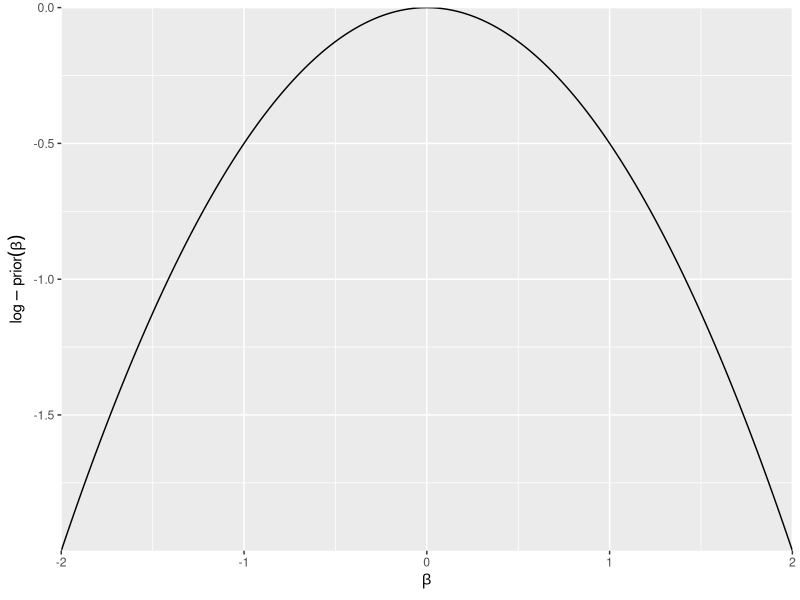
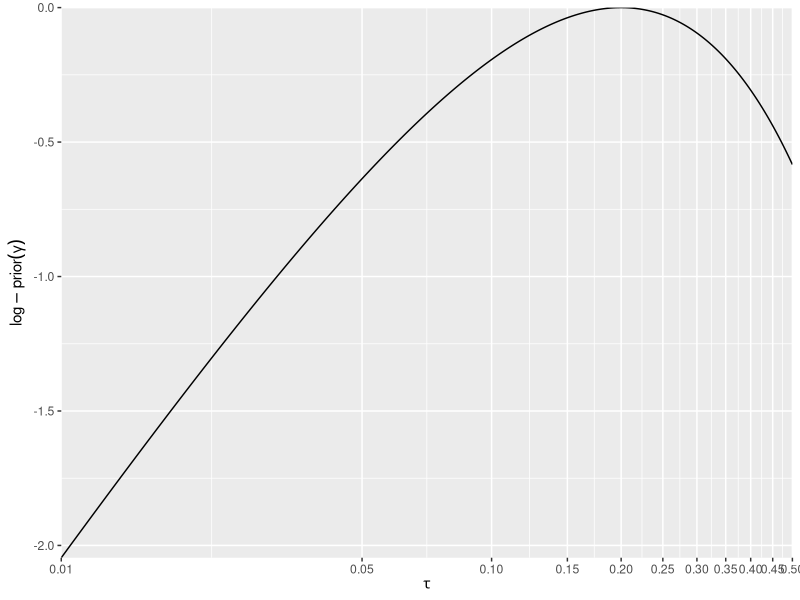
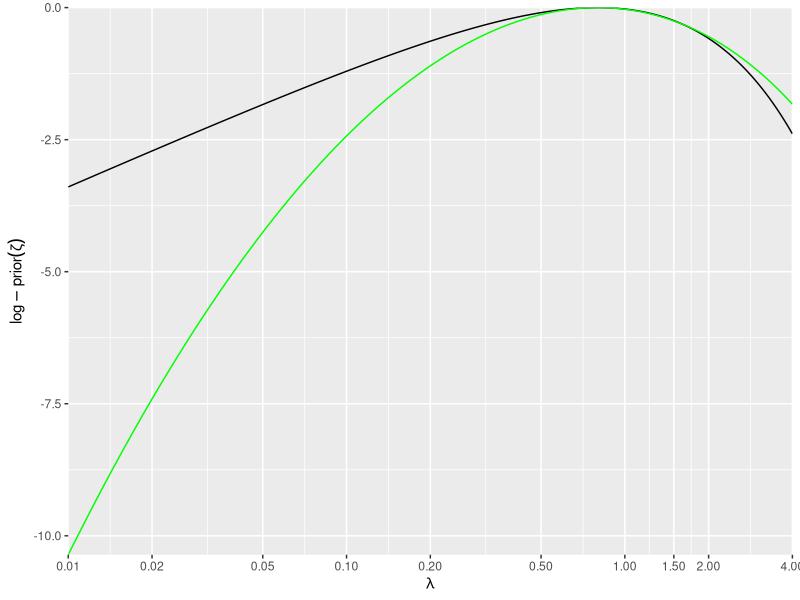

These charts were generated, in order, by the following R code:
library(tidyverse)


p_beta <- function(x, beta_mean = 0, beta_sd = 1) {
  -0.5 * (x - beta_mean)^2 / beta_sd^2
}

x <- seq(-2, 2, length.out = 500)

tibble(
  beta = x,
  log_prior = p_beta(x) - max(p_beta(x))
) %>%
  ggplot() + 
  aes(beta, log_prior) + 
  geom_line() + 
  scale_x_continuous(expand = expansion(0,0)) + 
  scale_y_continuous(expand = expansion(0,0)) + 
  labs(
    x = expression(beta), 
    y = expression(log-prior(beta))
  )

p_gamma <- function(x, tau_mode = 0.20, gamma_alpha = 1) {
  gamma_lambda <- gamma_alpha / tau_mode
  gamma_alpha * x / 2 - gamma_lambda * exp(x / 2)
}

tibble(
  gamma = seq(log(0.01^2), log(0.50^2), length.out = 500),
) %>%
  mutate(
    tau = exp(gamma / 2),
    log_prior = p_gamma(gamma),
    log_prior = log_prior - max(log_prior)
  ) %>%
  ggplot() + 
  aes(tau, log_prior) + 
  geom_line() + 
  scale_x_continuous(
    transform = "log", 
    breaks = c(0.01, seq(0.05, 0.50, 0.05)),
    expand = expansion(0,0)
  ) + 
  scale_y_continuous(expand = expansion(0,0)) + 
  labs(
    x = expression(tau), 
    y = expression(log-prior(gamma))
  )


p_zeta <- function(x, lambda_mode = 0.8, zeta_alpha = 1) {
  zeta_lambda <- zeta_alpha / lambda_mode
  zeta_alpha * x - zeta_lambda * exp(x)
}

tibble(
  zeta = seq(log(0.01), log(4), length.out = 500),
) %>%
  mutate(
    lambda = exp(zeta),
    log_prior = p_zeta(zeta),
    log_prior2 = - 0.5 * zeta^2 + exp(zeta) * log(0.8) / 0.8,
    across(starts_with("log_prior"), ~ .x - max(.x))
  ) %>%
  ggplot() + 
  geom_line(aes(lambda, log_prior)) + 
  geom_line(aes(lambda, log_prior2), color = "green") + 
  scale_x_continuous(
    transform = "log", 
    breaks = c(0.01, 0.02, 0.05, 0.10, 0.20, 0.50, 1, 1.5, 2, 4),
    expand = expansion(0,0)
  ) + 
  scale_y_continuous(expand = expansion(0,0)) + 
  labs(
    x = expression(lambda), 
    y = expression(log-prior(zeta))
  )
